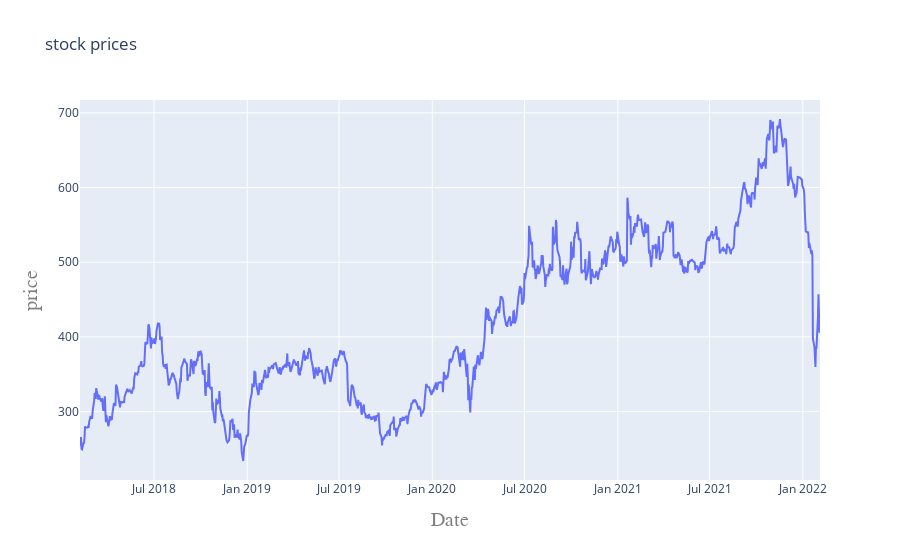

Notebook code for this chart:
### Code cell
iplot(plot)

### Figure 1 — Plotly figure (JSON) as saved in the notebook; plotly's stock layout.template omitted (floating-point values rounded to 4 significant figures; data arrays with more than 128 entries replaced by an {"elided": "..."} marker saying what was removed)
{"data": [{"type": "scatter", "x": {"elided": "1009 str values"}, "y": {"elided": "1009 float values"}}], "layout": {"title": {"text": "stock prices"}, "xaxis": {"title": {"font": {"color": "#7f7f7f", "family": "Courier New, monospace", "size": 20}, "text": "Date"}}, "yaxis": {"title": {"font": {"color": "#7f7f7f", "family": "Courier New, monospace", "size": 20}, "text": "price"}}}}
